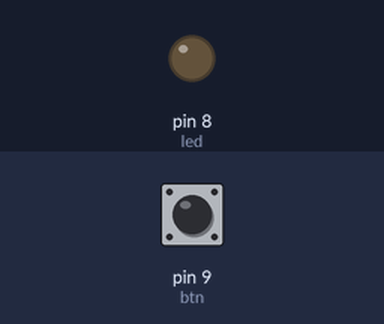
A sketch run on a simulated Arduino Uno, built with avr-gcc and run on an emulated ATmega328P. Shown: output pins drawn as LEDs (lit = HIGH). The test bench sets the inputs (shaded band); at power-on: pin 9 (btn) LOW.

Above: at 1.2 s.
1.3 s: pin 9 (btn) pulled HIGH for 0.15 s
At 1.37 s:
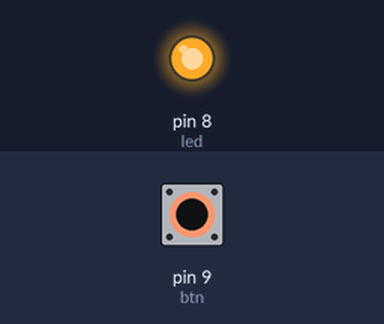
2.9 s: pin 9 (btn) pulled HIGH for 3.2 s
At 7.1 s:
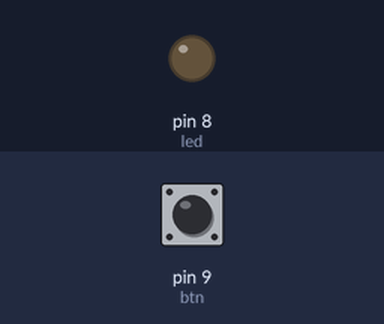
Timing chart, 0 to 8.6 s (numbered marks = the images above; inputs shaded):
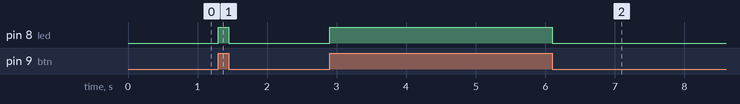

The sketch:

Teste_Botao_2_pinos.ino
```cpp
#define btn 9
#define led 8

void setup() {
  pinMode(btn, INPUT);
  pinMode(led, OUTPUT);

}

void loop() {
  if (digitalRead(btn) == HIGH){
    digitalWrite(led, HIGH);
  }
  else{
    digitalWrite(led, LOW);
  }

}
```

Measured:
- after the input at 1.3 s, pin 8 (led): LOW → HIGH at once, → LOW 0.15 s later
- after the input at 2.9 s, pin 8 (led): LOW → HIGH at once, → LOW 3.2 s later
